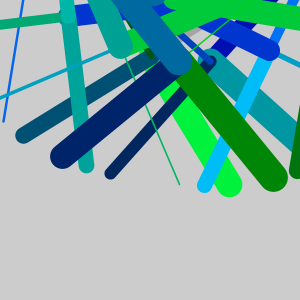
Frame 1 (no input)
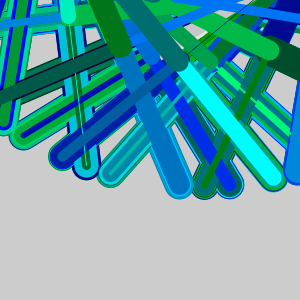
Frame 60 (the mouse pressed at the canvas centre just before this capture)
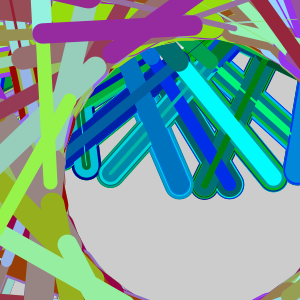
Frame 120 (the mouse held since frame 60 and released just before this capture)

The Processing sketch that drew these frames (run headless with seeded random() and noise(); from frame 60 on, the mouse is pressed at the canvas centre):

// Processing sketch: warm_and_cool_cascading_crosses
// ── warm_and_cool_cascading_crosses.pde
void setup(){size(300,300);}
void draw(){smooth();
makeBlast();
delay(100);
}

void mousePressed(){
//makeBlast();
background(mouseX,random(255),random(255));
delay(20);
}

void mouseMoved(){
//background(mouseX,random(255),random(255));

}

void makeBlast(){stroke(random(255));strokeWeight(random(30));
for(int i=0;i<30;i++){
 // background(random(0,100),random(0,100),random(0,100));
pushMatrix();
translate(width/2+50,map(mouseY,0,300,-150,500));
rotate(45+i+mouseX);

line(width/2,height/2,width/2,0);

stroke(mouseY,random(255),random(255));strokeWeight(random(30));line(width/2,height/2,width,height/2);
stroke(mouseY,random(255),random(255));strokeWeight(random(30));line(width/2,height/2,width/2,height);
stroke(mouseY,random(255),random(255));strokeWeight(random(30));line(width/2,height/2,0,height/2);
popMatrix();

//stroke(mouseY,random(255),random(255));strokeWeight(random(30));line(width/2,height/2,width/2,0);
//stroke(random(255),random(255),random(255));strokeWeight(random(30));line(width/2,height/2,width,height/2);
//stroke(random(255),random(255),random(255));strokeWeight(random(30));line(width/2,height/2,width/2,height);
//stroke(random(255),random(255),random(255));strokeWeight(random(30));line(width/2,height/2,0,height/2);
}

//line(width/2,height/2,width/8,height-20);
//line(width/2,height/2,width/6,height-20);
//
//line(width/2,height/2,width/4,height-20);
//
//line(width/2,height/2,width/2,height-20);
//
//line(width/2,height/2,width/2+width/8,height-(height-20));
//
//line(width/2,height/2,width/2+width/6,height-20);
//
//line(width/2,height/2,width/2+width/4,height-20);
//
//line(width/2,height/2,width/2+width/2,height-20);
}
